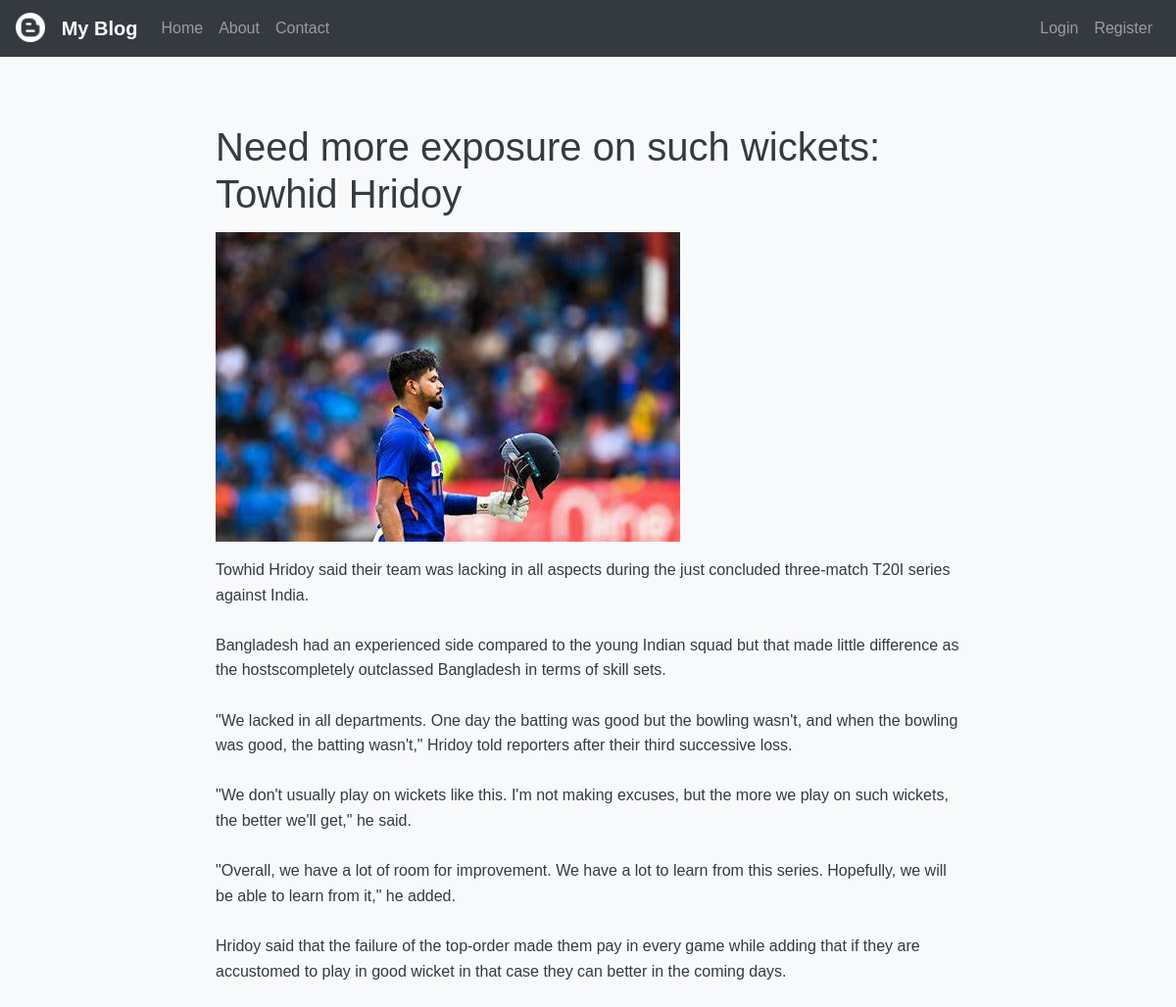
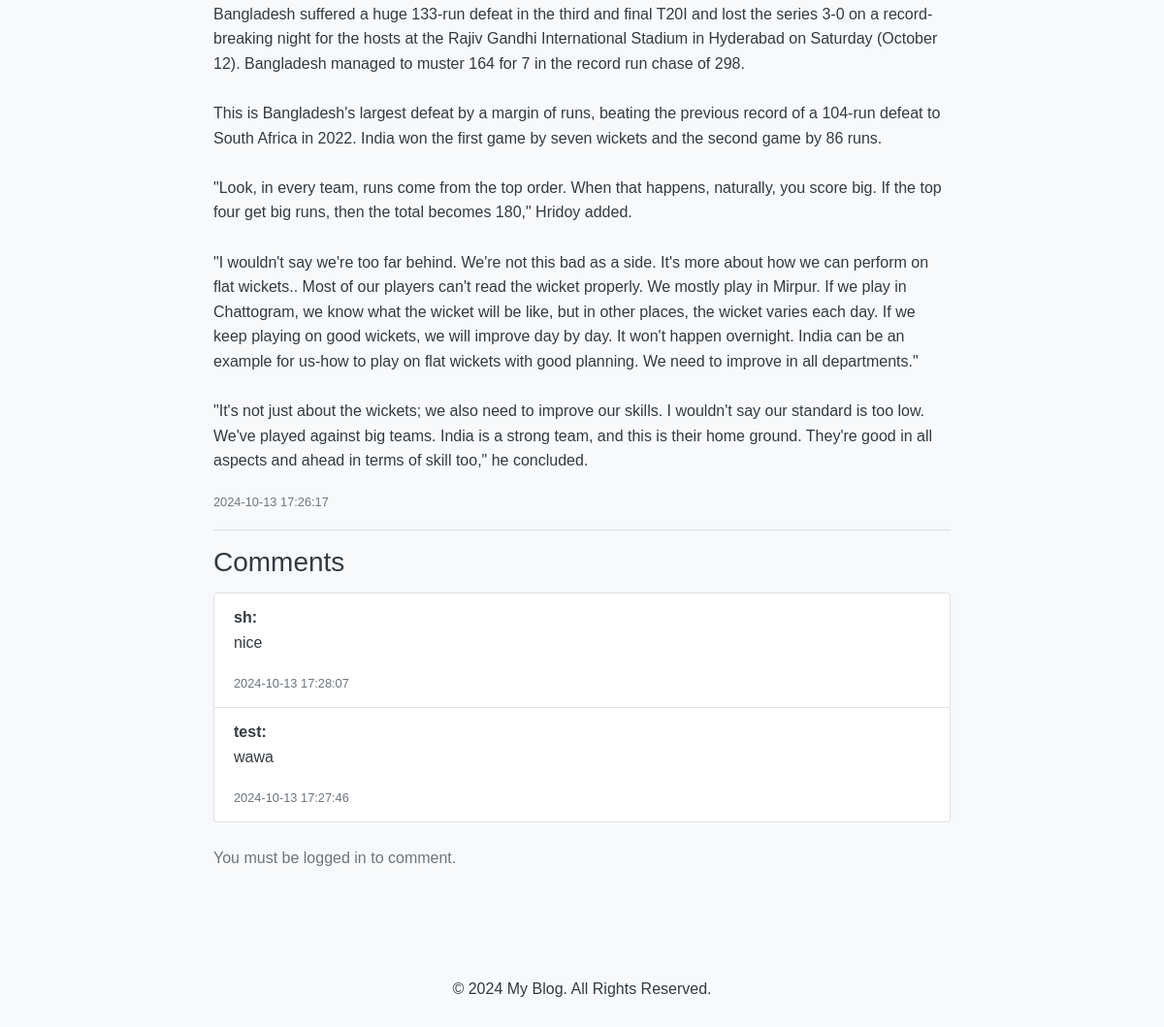
Page /post_detail.php?id=12 on the committed database (2 pictures, top to bottom).
### tables this page shows
CREATE TABLE `posts` (
  `id` int(11) NOT NULL,
  `title` varchar(255) NOT NULL,
  `content` text NOT NULL,
  `created_at` timestamp NOT NULL DEFAULT current_timestamp(),
  `image` varchar(255) DEFAULT NULL,
  `category` varchar(50) NOT NULL
);

CREATE TABLE `comments` (
  `id` int(11) NOT NULL,
  `post_id` int(11) NOT NULL,
  `user_id` int(11) NOT NULL,
  `content` text NOT NULL,
  `created_at` timestamp NOT NULL DEFAULT current_timestamp()
);

CREATE TABLE `users` (
  `id` int(11) NOT NULL,
  `username` varchar(255) NOT NULL,
  `password` varchar(255) NOT NULL,
  `role` enum('user','admin') DEFAULT 'user'
);

### post_detail.php (the view, shortened to what this page needs)
<?php
include 'config.php';
$post_id = $_GET['id'] ?? null;
if ($post_id) {
    $stmt = $pdo->prepare("SELECT * FROM posts WHERE id = ?");
    $stmt->execute([$post_id]);
    $post = $stmt->fetch();
} else {
    header("Location: index.php");
    exit;
}
$commentStmt = $pdo->prepare("SELECT comments.*, users.username FROM comments JOIN users ON comments.user_id = users.id WHERE post_id = ? ORDER BY created_at DESC");
$commentStmt->execute([$post_id]);
$comments = $commentStmt->fetchAll();
?>
<!DOCTYPE html>
<html lang="en">
<head>
    <link href="https://maxcdn.bootstrapcdn.com/bootstrap/4.5.2/css/bootstrap.min.css" rel="stylesheet">
</head>
<body>
<?php include 'nav.php'; ?>
<div class="container mt-5">
    <h1><?php echo htmlspecialchars($post['title']); ?></h1>
    <?php if (!empty($post['image'])): ?>
        <img src="<?php echo htmlspecialchars($post['image']); ?>" alt="Post Image" class="img-fluid mb-3" style="max-width: 100%; height: auto;">
    <?php endif; ?>
    <p><?php echo nl2br(htmlspecialchars($post['content'])); ?></p>
    <small class="text-muted"><?php echo $post['created_at']; ?></small>
    <hr>
    <h3>Comments</h3>
    <ul class="list-group mb-4">
        <?php foreach ($comments as $comment): ?>
            <li class="list-group-item">
                <strong><?php echo htmlspecialchars($comment['username']); ?>:</strong>
                <p><?php echo htmlspecialchars($comment['content']); ?></p>
                <small class="text-muted"><?php echo $comment['created_at']; ?></small>
            </li>
        <?php endforeach; ?>
    </ul>
    <?php if (isset($_SESSION['user_id'])): ?>
        <h4>Add a Comment</h4>
        <form method="POST">
            <div class="form-group">
                <textarea class="form-control" name="content" placeholder="Add your comment here..." required></textarea>
            </div>
            <button type="submit" name="comment" class="btn btn-primary">Submit</button>
        </form>
    <?php else: ?>
        <p class="text-muted">You must be logged in to comment.</p>
    <?php endif; ?>
</div>
<?php include 'foot.php'; ?>
</body>
</html>

### nav.php (shortened to what this page needs)
<!DOCTYPE html>
<html lang="en">
<head>
    <link href="https://maxcdn.bootstrapcdn.com/bootstrap/4.5.2/css/bootstrap.min.css" rel="stylesheet">
    <link rel="stylesheet" href="style.css">
</head>
<body>
    <nav class="navbar navbar-expand-lg navbar-dark bg-dark">
        <a class="navbar-brand" href="index.php">
            <img src="./logo.jpg" width="30" height="30" class="d-inline-block align-top" alt="">
            &nbsp; My Blog
        </a>
        <div class="collapse navbar-collapse" id="navbarNav">
            <ul class="navbar-nav mr-auto">
                <li class="nav-item">
                    <a class="nav-link" href="index.php">Home</a>
                </li>
                <li class="nav-item">
                    <a class="nav-link" href="aboutus.php">About</a>
                </li>
                <li class="nav-item">
                    <a class="nav-link" href="contact.php">Contact</a>
                </li>
            </ul>
            <ul class="navbar-nav ml-auto">
                <?php if (!isset($_SESSION['username'])): ?>
                    <li class="nav-item">
                        <a class="nav-link" href="userlogin.php">Login</a>
                    </li>
                    <li class="nav-item">
                        <a class="nav-link" href="register.php">Register</a>
                    </li>
                <?php endif; ?>
            </ul>
        </div>
    </nav>
</body>
</html>

### foot.php
<footer class="bg-light text-center text-lg-start mt-5">
    <div class="text-center p-3">
        © 2024 My Blog. All Rights Reserved.
    </div>
</footer>

### style.css (style rules this page uses)
* { margin: 0; padding: 0; box-sizing: border-box; }
body { font-family: Arial, sans-serif; line-height: 1.6; background-color: #f8f9fa; color: #343a40; }
.navbar { margin-bottom: 20px; }
.navbar-brand { font-weight: bold; }
.nav-link { color: #007bff; }
.container { max-width: 800px; margin: auto; padding: 20px; }
h1, h2, h3, h4 { margin-bottom: 15px; }
.list-group-item { background-color: #ffffff; border: 1px solid #dee2e6; }
footer { background-color: #f8f9fa; padding: 10px 0; position: relative; bottom: 0; width: 100%; }

### nav.php (style rules this page uses)
.navbar-brand img { filter: brightness(0) invert(1); }

### rows in the picture
posts: title "Need more exposure on such wickets: Towhid Hridoy", image (picture), content "Towhid Hridoy said their team was lacking in all aspects during the just concluded three-match T20I series against India. Bangladesh had an experienced side compared to the young Indian squad but that made little difference as the hostscompletely outclassed Bangladesh in terms of skill sets. \"We lacked in all departments. One day the batting was good but the bowling wasn't, and when the bowling was good, the batting wasn't,\" Hridoy told reporters after their third successive loss. \"We don't usually play on wickets like this. I'm not making excuses, but the more we play on such wickets, the better we'll get,\" he said. \"Overall, we have a lot of room for improvement. We have a lot to learn…", created_at "2024-10-13 17:26:17"
comments: user.username "sh", content "nice", created_at "2024-10-13 17:28:07"
comments: user.username "test", content "wawa", created_at "2024-10-13 17:27:46"
